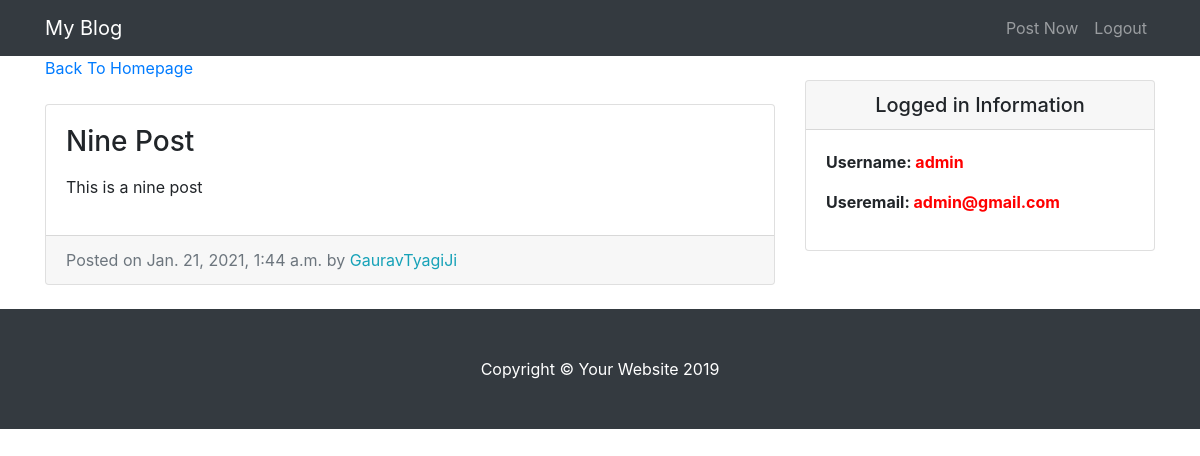
The page /entry/9/ (signed in) on the database its author committed.
### app/models.py (models this page shows, shortened)
class Entry(models.Model):
	entry_title=models.CharField(max_length=50)
	entry_text=models.TextField()
	entry_date=models.DateTimeField(auto_now_add=True)
	entry_author=models.ForeignKey(User,on_delete=models.CASCADE)
	class Meta:
		verbose_name_plural="entries"

### app/views.py (the view)
# urls.py: path('entry/<int:pk>/',EntryView.as_view(),name="entry-detail"),
class EntryView(LoginRequiredMixin,DetailView):
	model=Entry
	template_name='entry_detail.html'

### app/templates/entry_detail.html
{% extends 'base.html' %}
{% block content %}
      <div class="col-md-8">
        <a href="{% url 'blog-home' %}">Back To Homepage</a>
        <div class="card mb-4 mt-4">
          <div class="card-body">
            <h3 class="card-title">{{ object.entry_title }}</h3>
            <p class="card-text">{{ object.entry_text|linebreaks }}</p>
          </div>
          <div class="card-footer text-muted">
            Posted on {{ object.entry_date }} by
            <span class= "text-info mr-2">{{ object.entry_author }}</span>
          </div>
        </div>
      </div>
{% endblock %}

### app/templates/base.html (shortened to what this page needs)
{% load static %}
<!DOCTYPE html>
<html lang="en">
<head>
  <link href="{% static 'vendor/bootstrap/css/bootstrap.min.css' %}" rel="stylesheet">
  <link href="{% static 'css/blog-home.css' %}" rel="stylesheet">
</head>
<body>
  <nav class="navbar navbar-expand-lg navbar-dark bg-dark fixed-top">
    <div class="container">
      <a class="navbar-brand" href="{% url 'blog-home' %}">My Blog</a>
      <div class="collapse navbar-collapse" id="navbarResponsive">
        <ul class="navbar-nav ml-auto">
          <li class="nav-item">
            <a class="nav-link" href="{% url 'create_entry' %}">Post Now</a>
          </li>
          <li class="nav-item">
            <a class="nav-link" href="{% url 'logout' %}">Logout</a>
          </li>
        </ul>
      </div>
    </div>
  </nav>
  <div class="container">
    <div class="row">
      {% block content %}
      {% endblock %}
    <div class="col-md-4">
      <div class="card my-4">
          <h5 class="card-header text-center">Logged in Information</h5>
          <div class="card-body">
            <ul class="list-unstyled mb-0">
                <li>
                    <p> <strong>Username:</strong><b style="color: red;"> {{user.username}} </b></p>
                </li>
                <li>
                    <p> <strong>Useremail:</strong><b style="color: red;"> {{user.email}} </b></p>
                </li>
            </ul>
          </div>
        </div>
      </div>
    </div>
  </div>
  <footer class="py-5 bg-dark">
    <div class="container">
      <p class="m-0 text-center text-white">Copyright &copy; Your Website 2019</p>
    </div>
  </footer>
</body>
</html>

### app/static/css/blog-home.css (style rules this page uses)
body { padding-top: 56px; }

### rows shown on the page
Entry: entry_title "Nine Post", entry_text "This is a nine post", entry_date "Jan. 21, 2021, 1:44 a.m.", entry_author "GauravTyagiJi"

### other values the page prints
{{ user.username }} "admin"
{{ user.email }} "admin@gmail.com"
